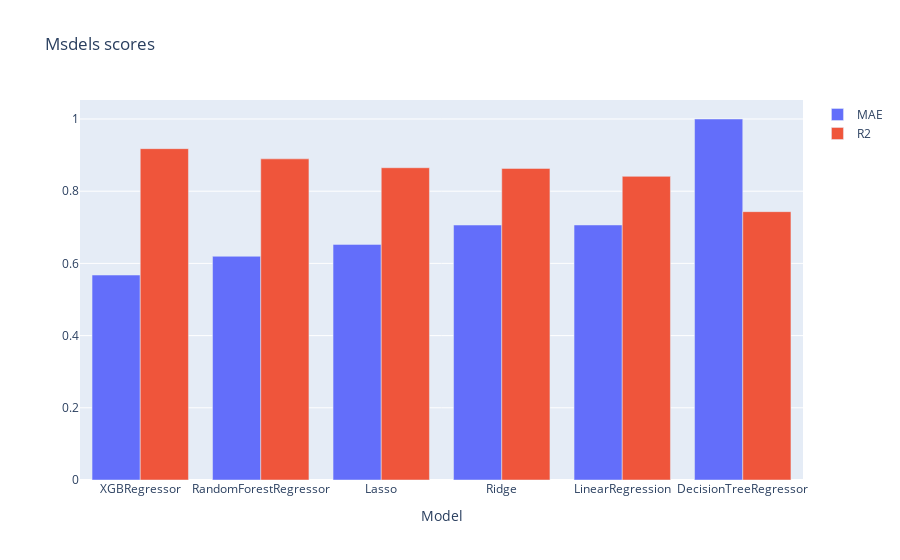

Notebook source saved alongside this figure:
### Markdown cell above
Визуализируем сравнение

### Code cell
trace0 = go.Bar(
    x=metrics_df.index,
    y=metrics_df['mae']/max(metrics_df['mae']),
    name='MAE'
)

trace1 = go.Bar(
    x=metrics_df.index,
    y=metrics_df['r2'],
    name='R2'
)

data = [trace0, trace1]
layout = {'title': 'Msdels scores', 'xaxis': {'title': 'Model'}}

fig = go.Figure(data=data, layout=layout)
iplot(fig, show_link=False)

### Figure 1 — Plotly figure (JSON) as saved in the notebook; plotly's stock layout.template omitted (floating-point values rounded to 4 significant figures)
{"data": [{"name": "MAE", "type": "bar", "x": ["XGBRegressor", "RandomForestRegressor", "Lasso", "Ridge", "LinearRegression", "DecisionTreeRegressor"], "y": [0.5677, 0.6198, 0.6527, 0.7063, 0.7065, 1]}, {"name": "R2", "type": "bar", "x": ["XGBRegressor", "RandomForestRegressor", "Lasso", "Ridge", "LinearRegression", "DecisionTreeRegressor"], "y": [0.9178, 0.8896, 0.865, 0.8632, 0.8411, 0.7433]}], "layout": {"title": {"text": "Msdels scores"}, "xaxis": {"title": {"text": "Model"}}}}
